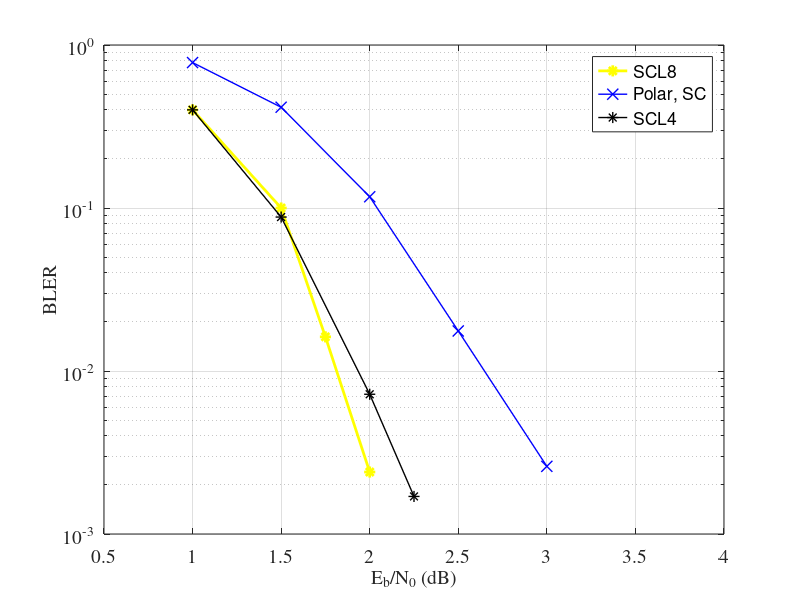

The MATLAB script that drew this image:
%% CODE FOR GRAPH SIMULATION
%All these values have been taken from the decoder files and added here in seperate matrices for 
%easy implementation of the graph. 
%They are in the order - [EbNodB FER_sim BER_sim Nblkerrs Nbiterrs Nblocks]
%The semilog graph has been plotted between the first two entries of each
%array that is the EbNodB value and the FER value
%%
%k = 500 
%crc = 11
%list length=8
sc_list8=[1         0.4      0.1       37     681.7         100;
       1.5          0.1     0.0          51.0     855.30    1000;
       1.75       0.0162    0.0049      162      24626      10000;
       2          0.0024    0.00087     12        2193      5000;
%        2         0.01      0.0        29       4737.0    5000;
      2.4           0.0     0.0           1.0     1240     7000
       ];



%% SIMULATION FOR SC DECODER
% K = 512,

sc_decoder= [1         0.78      0.29258           78        14980          100;
    1.5        0.415      0.12834          415        65710         1000;
    2       0.1172     0.029889          586        76517         5000;
    2.5       0.0176    0.0034977           88         8954         5000;
    3       0.0026    0.0003959           52         4054        20000
    ];
%% SC-LIST DECODER GRAPH

%list length =4
    sc_list4 = [1          0.4      0.13288           40         6644          100;
    1.5        0.088     0.026858           88        13429         1000;
    2       0.0072    0.0017464           36         4366         5000;
    2.25       0.0017    0.0004962           34         4962        20000
    ];

semilogy(sc_list8(:,1),sc_list8(:,2),'y*-','LineWidth',2,'MarkerSize',8)
hold on
semilogy(sc_decoder(:,1),sc_decoder(:,2),'bx-','LineWidth',1,'MarkerSize',8)
semilogy(sc_list4(:,1),sc_list4(:,2),'k*-','LineWidth',1,'MarkerSize',8)
grid on
set(gca,'FontName','Times','FontSize',14);
axis([0.5 4 1e-3 1])
xlabel('E_b/N_0 (dB)','FontName','Times','FontSize',14)
ylabel('BLER','FontName','Times','FontSize',14)
legend('SCL8 ','Polar, SC','SCL4')